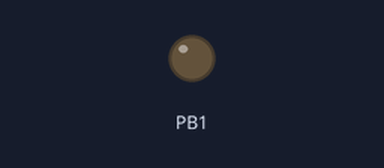
Bench run of a sketch on a simulated ATtiny85, built with avr-gcc and run on an emulated ATtiny85. Shown: output pins drawn as LEDs (lit = HIGH). At 19.6 s the program stops and its outputs stay as they are.

Above: at 5.0 s.
At 9.6 s:
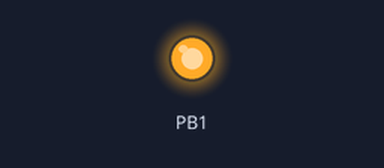
Timing chart, 0 to 11.1 s (numbered marks = the images above):
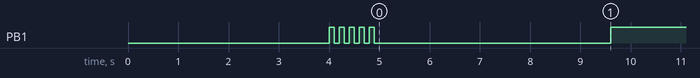

Measured:
- by itself, PB1: goes 4 × (HIGH 0.10 s, LOW 0.10 s), HIGH 0.10 s, LOW 4.7 s, then HIGH

The sketch:

DigisparkEleni.ino
```cpp
#include "DigiKeyboard.h"

void printMessage();

void setup() {
  // Enable LED control
  pinMode(1, OUTPUT);
  // Is 3 seconds long enough for Windows to register a new keyboard?
  DigiKeyboard.delay(3000);
}


void loop() {
  // USB poll in case the 3s delay didn't poll
  DigiKeyboard.update();
  // Avoid ghost keys
  DigiKeyboard.sendKeyStroke(0);
  DigiKeyboard.delay(1000);
  DigiKeyboard.update();

  // Blink LED five times to indicate start
  for (int i = 0; i < 5; ++i) {
    digitalWrite(1, HIGH);
    DigiKeyboard.delay(100);
    digitalWrite(1, LOW);
    DigiKeyboard.delay(100);
    DigiKeyboard.update();
  }

  DigiKeyboard.sendKeyStroke(KEY_R, MOD_GUI_LEFT);  // left Windows key + R
  DigiKeyboard.delay(200);
  DigiKeyboard.println(F("notepad"));
  DigiKeyboard.delay(100);
  DigiKeyboard.sendKeyStroke(KEY_ENTER);
  DigiKeyboard.delay(500);

  printMessage();

  // Turn on LED to indicate we're done
  digitalWrite(1, HIGH);

  while (1) {
    DigiKeyboard.delay(5000);
    DigiKeyboard.update();  // Maintain the USB connection (although DigiKeyboard.delay probably manages it)
  }
}

void printMessage() {
  DigiKeyboard.println(F("Welcome to your DigiSpark!"));
  DigiKeyboard.sendKeyStroke(KEY_ENTER);
  DigiKeyboard.sendKeyStroke(KEY_ENTER);
  DigiKeyboard.println(F("Windows driver: https://github.com/digistump/DigistumpArduino/releases"));
  DigiKeyboard.sendKeyStroke(KEY_ENTER);
  DigiKeyboard.sendKeyStroke(KEY_ENTER);
  DigiKeyboard.println(F("Once installed:"));
  DigiKeyboard.sendKeyStroke(KEY_ENTER);
  DigiKeyboard.println(F("- Download arduino IDE from arduino.cc"));
  DigiKeyboard.sendKeyStroke(KEY_ENTER);
  DigiKeyboard.println(F("- File->preferences->additional board manager URLs"));
  DigiKeyboard.sendKeyStroke(KEY_ENTER);
  DigiKeyboard.println(F("  - Add http://digistump.com/package_digistump_index.json"));
  DigiKeyboard.sendKeyStroke(KEY_ENTER);
  DigiKeyboard.println(F("- Tools->Boards->Board Manager"));
  DigiKeyboard.sendKeyStroke(KEY_ENTER);
  DigiKeyboard.println(F("  - Install Digistump AVR Boards"));
  DigiKeyboard.sendKeyStroke(KEY_ENTER);
  DigiKeyboard.println(F("- Select the board in Arduino, either:"));
  DigiKeyboard.sendKeyStroke(KEY_ENTER);
  DigiKeyboard.println(F("  - Tools->board->DigiStump->DigiSpark (Default, 16.5MHz)"));
  DigiKeyboard.sendKeyStroke(KEY_ENTER);
  DigiKeyboard.println(F("  - or via the drop-down board selection list that's displayed in the IDE"));
  DigiKeyboard.sendKeyStroke(KEY_ENTER);
  DigiKeyboard.println(F("- Select the programmer"));
  DigiKeyboard.sendKeyStroke(KEY_ENTER);
  DigiKeyboard.println(F("  - Tools->programmer->micronucleus"));
  DigiKeyboard.sendKeyStroke(KEY_ENTER);
  DigiKeyboard.println(F("- Write your code"));
  DigiKeyboard.sendKeyStroke(KEY_ENTER);
  DigiKeyboard.println(F("  - Start with File->Examples->DigisparkKeyboard->Keyboard"));
  DigiKeyboard.sendKeyStroke(KEY_ENTER);
  DigiKeyboard.println(F("- Sketch->Upload. DigiSpark IS NOT PLUGGED IN YET."));
  DigiKeyboard.sendKeyStroke(KEY_ENTER);
  DigiKeyboard.println(F("  - When the console says 'Plug in device now...' you can plug it in"));
  DigiKeyboard.sendKeyStroke(KEY_ENTER);
  DigiKeyboard.println(F("  - When the console says \"Micronucleus done. Thank you!\" you can unplug"));
  DigiKeyboard.sendKeyStroke(KEY_ENTER);
  DigiKeyboard.sendKeyStroke(KEY_ENTER);
  DigiKeyboard.println(F("Resources:"));
  DigiKeyboard.sendKeyStroke(KEY_ENTER);
  DigiKeyboard.println(F("- Online DuckyScript to DigiSpark (or Arduino) convertor - https://duckify.huhn.me/"));
  DigiKeyboard.sendKeyStroke(KEY_ENTER);
  DigiKeyboard.sendKeyStroke(KEY_ENTER);
  DigiKeyboard.println(F("DuckyScript payloads you can feed through the above convertor:"));
  DigiKeyboard.sendKeyStroke(KEY_ENTER);
  DigiKeyboard.println(F("- https://github.com/hak5/usbrubberducky-payloads"));
  DigiKeyboard.sendKeyStroke(KEY_ENTER);
  DigiKeyboard.println(F("- https://ducktoolkit.com/userscripts"));
  DigiKeyboard.sendKeyStroke(KEY_ENTER);
  DigiKeyboard.sendKeyStroke(KEY_ENTER);
  DigiKeyboard.println(F("DigiSpark/Arduino payloads (just open in Arduino and upload):"));
  DigiKeyboard.sendKeyStroke(KEY_ENTER);
  DigiKeyboard.println(F("- https://github.com/topics/badusb"));
  DigiKeyboard.sendKeyStroke(KEY_ENTER);
  DigiKeyboard.println(F("- https://github.com/JodyWeijers/BadUSB-DigiSpark"));
  DigiKeyboard.sendKeyStroke(KEY_ENTER);
  DigiKeyboard.sendKeyStroke(KEY_ENTER);
  DigiKeyboard.println(F("Where to next?"));
  DigiKeyboard.sendKeyStroke(KEY_ENTER);
  DigiKeyboard.println(F("  - Software Defined Radio - RTL-SDR"));
  DigiKeyboard.sendKeyStroke(KEY_ENTER);
  DigiKeyboard.println(F("    - A $10 USB dongle can open your computer up to all the radio communication around us. Well, a large chunk of it anyway."));
  DigiKeyboard.sendKeyStroke(KEY_ENTER);
  DigiKeyboard.println(F("    - https://www.rtl-sdr.com/about-rtl-sdr/"));
  DigiKeyboard.sendKeyStroke(KEY_ENTER);
  DigiKeyboard.sendKeyStroke(KEY_ENTER);
  DigiKeyboard.println(F("  - ESP8266 is a basic 2.4GHz WiFi chip. Well-supported by tutorials & code examples online."));
  DigiKeyboard.sendKeyStroke(KEY_ENTER);
  DigiKeyboard.println(F("    - deauther.com is an example application"));
  DigiKeyboard.sendKeyStroke(KEY_ENTER);
  DigiKeyboard.sendKeyStroke(KEY_ENTER);
  DigiKeyboard.println(F("  - ESP32 is effectively version 2 of ESP8266, adding bluetooth & more powerful processor"));
  DigiKeyboard.sendKeyStroke(KEY_ENTER);
  DigiKeyboard.println(F("    - The most popular InfoSec application is \"WiFi Marauder\""));
  DigiKeyboard.sendKeyStroke(KEY_ENTER);
  DigiKeyboard.println(F("      - https://github.com/justcallmekoko/ESP32Marauder"));
  DigiKeyboard.sendKeyStroke(KEY_ENTER);
  DigiKeyboard.println(F("    - Some boards also have a built-in camera"));
  DigiKeyboard.sendKeyStroke(KEY_ENTER);
  DigiKeyboard.sendKeyStroke(KEY_ENTER);
  DigiKeyboard.println(F("Have fun!!!"));
  DigiKeyboard.sendKeyStroke(KEY_ENTER);
}
```
